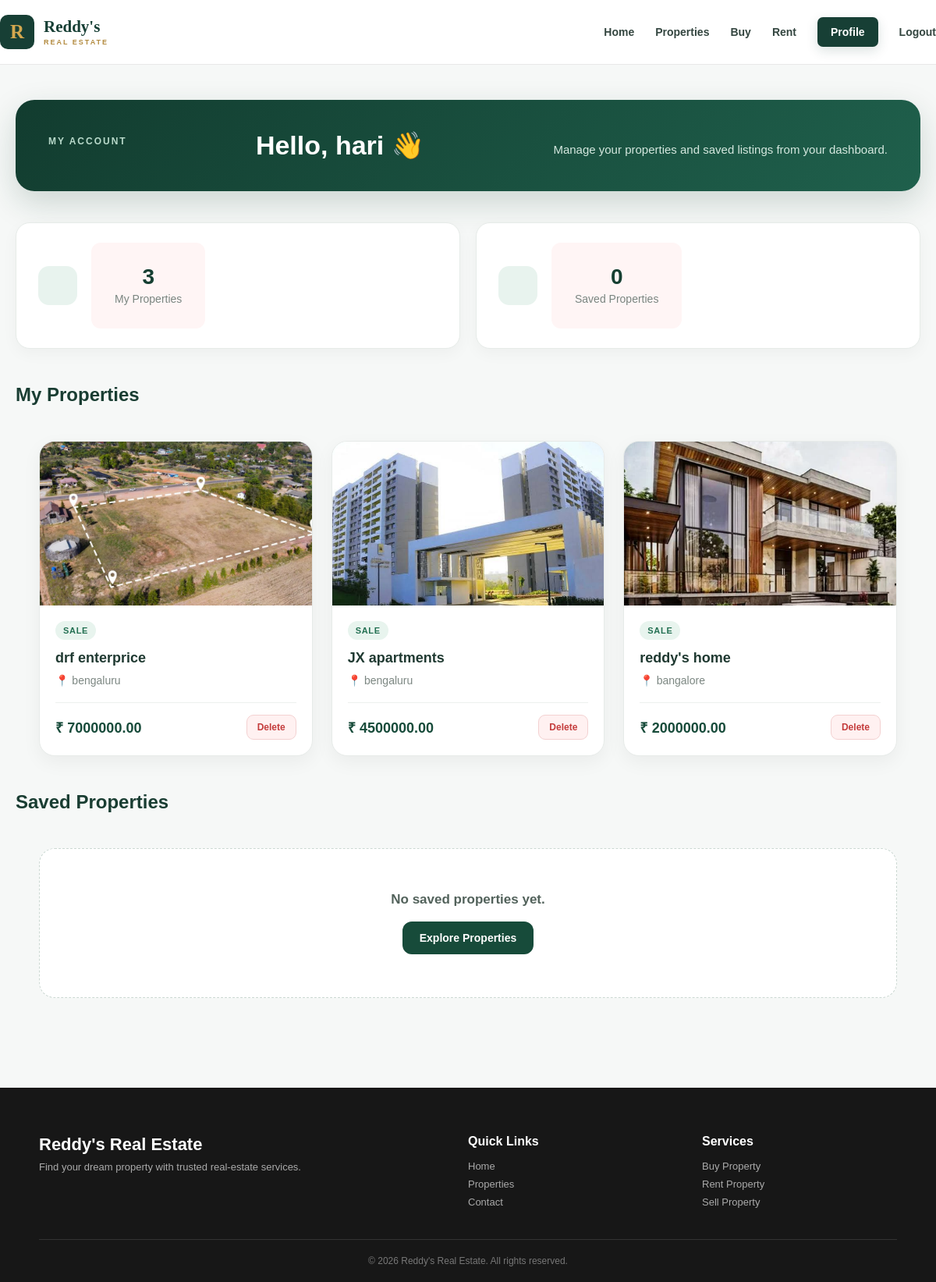
Screenshot of /dashboard/ (signed in) with the database file from the repository.
### app/models.py (models this page shows, shortened)
class Property(models.Model):
    PROPERTY_TYPES = [
        ('Apartment', 'Apartment'),
        ('Villa', 'Villa'),
        ('House', 'Independent House'),
        ('Plot', 'Plot'),
        ('Commercial', 'Commercial'),
    ]
    PURPOSE_CHOICES = [
        ('Sale', 'Sale'),
        ('Rent', 'Rent'),
    ]
    owner = models.ForeignKey(
        User,
        on_delete=models.CASCADE,
        related_name='properties'
    )
    title = models.CharField(max_length=200)
    property_type = models.CharField(
        max_length=30,
        choices=PROPERTY_TYPES
    )
    purpose = models.CharField(
        max_length=20,
        choices=PURPOSE_CHOICES
    )
    location = models.CharField(max_length=200)
    city = models.CharField(max_length=100)
    price = models.DecimalField(
        max_digits=15,
        decimal_places=2
    )
    bedrooms = models.PositiveIntegerField(
        default=0
    )
    bathrooms = models.PositiveIntegerField(
        default=0
    )
    area = models.PositiveIntegerField(
        help_text="Area in square feet"
    )
    description = models.TextField()
    image = models.ImageField(
        upload_to='properties/',
        blank=True,
        null=True
    )
    is_featured = models.BooleanField(
        default=False
    )
    created_at = models.DateTimeField(
        auto_now_add=True
    )
    class Meta:
        ordering = ['-created_at']

### app/views.py (the view)
@login_required
def dashboard(request):
    my_properties = Property.objects.filter(
        owner=request.user
    )
    saved_properties = Property.objects.filter(
        savedproperty__user=request.user
    ).distinct()
    return render(
        request,
        'dashboard.html',
        {
            'my_properties': my_properties,
            'saved_properties': saved_properties
        }
    )

### templates/dashboard.html (shortened to what this page needs)
{% extends 'base.html' %}
{% block content %}
<section class="dashboard-page">
    <div class="dashboard-container">
        <div class="dashboard-welcome">
            <span>MY ACCOUNT</span>
            <h1>
                Hello,
                {{ user.first_name|default:user.username }} 👋
            </h1>
            <p>
                Manage your properties and saved listings from your dashboard.
            </p>
        </div>
        <div class="dashboard-stats">
            <div>
                <div>
                    <strong>
                        {{ my_properties.count }}
                    </strong>
                    <span>
                        My Properties
                    </span>
                </div>
            </div>
            <div>
                <div>
                    <strong>
                        {{ saved_properties.count }}
                    </strong>
                    <span>
                        Saved Properties
                    </span>
                </div>
            </div>
        </div>
        <div class="dashboard-section">
            <h2>
                My Properties
            </h2>
            <div class="property-grid">
                {% for property in my_properties %}
                <div class="property-card">
                    {% if property.image %}
                        <img
                            src="{{ property.image.url }}"
                            alt="{{ property.title }}"
                        >
                    {% else %}
                        <div class="property-placeholder">
                            🏠
                        </div>
                    {% endif %}
                    <div class="property-card-body">
                        <span class="property-purpose">
                            {{ property.purpose }}
                        </span>
                        <h3>
                            {{ property.title }}
                        </h3>
                        <p>
                            📍 {{ property.city }}
                        </p>
                        <div class="property-bottom">
                            <strong>
                                ₹ {{ property.price }}
                            </strong>
                            <form
                                method="POST"
                                action="{% url 'delete_property' property.id %}"
                            >
                                <button
                                    class="delete-btn"
                                    type="submit"
                                >
                                    Delete
                                </button>
                            </form>
                        </div>
                    </div>
                </div>
                {% endfor %}
            </div>
        </div>
        <div class="dashboard-section">
            <h2>
                Saved Properties
            </h2>
            <div class="property-grid">
                {% for property in saved_properties %}
                <div class="property-card">
                    {% if property.image %}
                        <img
                            src="{{ property.image.url }}"
                            alt="{{ property.title }}"
                        >
                    {% else %}
                        <div class="property-placeholder">
                            🏡
                        </div>
                    {% endif %}
                    <div class="property-card-body">
                        <h3>
                            {{ property.title }}
                        </h3>
                        <p>
                            📍 {{ property.city }}
                        </p>
                        <div class="property-bottom">
                            <strong>
                                ₹ {{ property.price }}
                            </strong>
                            <a
                                href="{% url 'property_detail' property.id %}"
                            >
                                View →
                            </a>
                        </div>
                    </div>
                </div>
                {% empty %}
                <div class="empty-state">
                    <h3>
                        No saved properties yet.
                    </h3>
                    <a
                        href="{% url 'properties' %}"
                        class="primary-btn"
                    >
                        Explore Properties
                    </a>
                </div>
                {% endfor %}
            </div>
        </div>
    </div>
</section>
{% endblock %}

### templates/base.html (shortened to what this page needs)
{% load static %}
<!DOCTYPE html>
<html lang="en">
<head>
    <link
        rel="stylesheet"
        href="{% static 'css/style.css' %}"
    >
</head>
<body>
<nav class="main-navbar">
    <div class="nav-container">
        <a
            href="{% url 'home' %}"
            class="nav-logo"
        >
            <span class="nav-logo-icon">
                R
            </span>
            <span class="nav-logo-text">
                <strong>
                    Reddy's
                </strong>
                <small>
                    REAL ESTATE
                </small>
            </span>
        </a>
        <div class="nav-links">
            <a href="{% url 'home' %}">
                Home
            </a>
            <a href="{% url 'properties' %}">
                Properties
            </a>
            <a href="{% url 'properties' %}?purpose=Sale">
                Buy
            </a>
            <a href="{% url 'properties' %}?purpose=Rent">
                Rent
            </a>
            {% if user.is_authenticated %}
              <a href="{%url 'dashboard'%}"
                      class="nav-add-property"
                      class="nav-user"
                >    Profile
              </a>
                <form
                    method="POST"
                    action="{% url 'logout' %}"
                    class="nav-logout-form"
                >
                    <button
                        type="submit"
                        class="nav-logout"
                    >
                        Logout
                    </button>
                </form>
            {% endif %}
        </div>
    </div>
</nav>
{% block content %}
{% endblock %}
<footer>
    <div class="footer-container">
        <div>
            <h3>
                Reddy's Real Estate
            </h3>
            <p>
                Find your dream property with
                trusted real-estate services.
            </p>
        </div>
        <div>
            <h4>
                Quick Links
            </h4>
            <a href="{% url 'home' %}">
                Home
            </a>
            <a href="{% url 'properties' %}">
                Properties
            </a>
            <a href="{% url 'contact' %}">
                Contact
            </a>
        </div>
        <div>
            <h4>
                Services
            </h4>
            <p>
                Buy Property
            </p>
            <p>
                Rent Property
            </p>
            <p>
                Sell Property
            </p>
        </div>
    </div>
    <div class="copyright">
        © 2026 Reddy's Real Estate.
        All rights reserved.
    </div>
</footer>
</body>
</html>

### templates/dashboard.html (style rules this page uses)
.dashboard-page { min-height: calc(100vh - 80px); background: #f6f8f7; padding: 45px 20px 70px; }
.dashboard-container { max-width: 1200px; margin: 0 auto; }
.dashboard-welcome { background: linear-gradient(135deg, #123c2f, #1f604c); border-radius: 24px; padding: 38px 42px; color: white; box-shadow: 0 15px 40px rgba(18, 60, 47, 0.18); margin-bottom: 28px; }
.dashboard-welcome span { display: inline-block; font-size: 12px; font-weight: 700; letter-spacing: 2px; color: #b8d9ca; margin-bottom: 10px; }
.dashboard-welcome h1 { margin: 0; font-size: 34px; font-weight: 700; line-height: 1.2; }
.dashboard-welcome p { margin: 10px 0 0; color: #d5e8df; font-size: 15px; }
.dashboard-stats { display: grid; grid-template-columns: repeat(2, 1fr); gap: 20px; margin-bottom: 42px; }
.dashboard-stats > div { background: #ffffff; border: 1px solid #e6ebe8; border-radius: 18px; padding: 25px 28px; display: flex; align-items: center; gap: 18px; box-shadow: 0 6px 20px rgba(0, 0, 0, 0.04); transition: transform 0.25s ease, box-shadow 0.25s ease; }
.dashboard-stats > div::before { content: ""; width: 50px; height: 50px; flex-shrink: 0; border-radius: 14px; background: #e8f3ee; }
.dashboard-stats strong { display: block; font-size: 28px; color: #163f32; line-height: 1; margin-bottom: 6px; }
.dashboard-stats span { color: #7a8580; font-size: 14px; }
.dashboard-section { margin-top: 45px; }
.dashboard-section > h2 { margin: 0 0 20px; color: #193d32; font-size: 24px; font-weight: 700; }
.property-grid { display: grid; grid-template-columns: repeat(3, 1fr); gap: 24px; }
.property-card { background: #ffffff; border-radius: 20px; overflow: hidden; border: 1px solid #e7ebe9; box-shadow: 0 8px 25px rgba(0, 0, 0, 0.05); transition: transform 0.25s ease, box-shadow 0.25s ease; }
.property-card > img { width: 100%; height: 210px; object-fit: cover; display: block; }
.property-card-body { padding: 20px; }
.property-purpose { display: inline-block; background: #e8f4ee; color: #237052; font-size: 11px; font-weight: 800; text-transform: uppercase; letter-spacing: 0.7px; padding: 6px 10px; border-radius: 20px; margin-bottom: 11px; }
.property-card h3 { margin: 0 0 9px; color: #203a32; font-size: 18px; font-weight: 700; line-height: 1.35; display: -webkit-box; -webkit-line-clamp: 2; -webkit-box-orient: vertical; overflow: hidden; }
.property-card-body > p { color: #7c8782; font-size: 14px; margin: 0 0 18px; }
.property-bottom { border-top: 1px solid #edf0ee; padding-top: 15px; display: flex; align-items: center; justify-content: space-between; gap: 10px; }
.property-bottom strong { color: #174b3a; font-size: 18px; font-weight: 800; }
.delete-btn { background: #fff1f1; color: #c43c3c; border: 1px solid #f3d1d1; border-radius: 9px; padding: 8px 13px; font-size: 12px; font-weight: 700; cursor: pointer; transition: all 0.2s ease; }
.empty-state { grid-column: 1 / -1; background: #ffffff; border: 1px dashed #cbd8d2; border-radius: 20px; padding: 55px 25px; text-align: center; }
.empty-state h3 { margin: 0 0 18px; color: #52625b; font-size: 17px; font-weight: 600; }
.empty-state .primary-btn { display: inline-flex; align-items: center; justify-content: center; background: #174b3a; color: white; padding: 13px 22px; border-radius: 12px; text-decoration: none; font-size: 14px; font-weight: 700; transition: all 0.25s ease; }

### rows the page displays
Property: image (picture), purpose "SALE", title "drf enterprice", city "bengaluru", price "7000000.00"
Property: image (picture), purpose "SALE", title "JX apartments", city "bengaluru", price "4500000.00"
Property: image (picture), purpose "SALE", title "reddy's home", city "bangalore", price "2000000.00"

### other values shown
{{ user.first_name|default:user.username }} "hari"
{{ my_properties.count }} "3"
{{ saved_properties.count }} "0"
